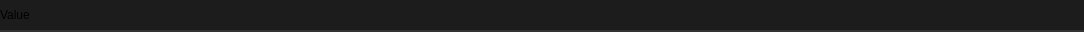
<?xml version="1.0" encoding="UTF-8"?>
<ui version="4.0">
 <class>Widget</class>
 <widget class="QWidget" name="Widget">
  <property name="geometry">
   <rect>
    <x>0</x>
    <y>0</y>
    <width>1084</width>
    <height>32</height>
   </rect>
  </property>
  <property name="minimumSize">
   <size>
    <width>0</width>
    <height>0</height>
   </size>
  </property>
  <property name="maximumSize">
   <size>
    <width>16777215</width>
    <height>97</height>
   </size>
  </property>
  <property name="windowTitle">
   <string>Form</string>
  </property>
  <property name="styleSheet">
   <string notr="true">.QWidget {
    font: 580 10pt &quot;Segoe UI&quot;;
    border: 2px solid black;
    border-radius: 0px;
    border-left: 0px;
    border-right: 0px;
	border-top: 0px;
    border-color: rgba(50, 50, 50, 255);
    padding: 8px;
    padding-left: 6px;
    padding-right: 6px;
    color: #E3E3E3;
    background-color: #1C1C1C;
}

.QWidget::hover {
}
.QWidget::selected {
    background-color: #414956;
}</string>
  </property>
  <layout class="QVBoxLayout" name="verticalLayout">
   <property name="spacing">
    <number>0</number>
   </property>
   <property name="leftMargin">
    <number>0</number>
   </property>
   <property name="topMargin">
    <number>0</number>
   </property>
   <property name="rightMargin">
    <number>0</number>
   </property>
   <property name="bottomMargin">
    <number>0</number>
   </property>
   <item>
    <widget class="QFrame" name="frame">
     <property name="maximumSize">
      <size>
       <width>16777215</width>
       <height>32</height>
      </size>
     </property>
     <property name="styleSheet">
      <string notr="true">.QFrame {
    font: 580 10pt &quot;Segoe UI&quot;;
    border: 2px solid black;
    border-radius: 0px;
    border-left: 0px;
    border-right: 0px;
	border-top: 0px;
    border-color: rgba(50, 50, 50, 255);
    color: #E3E3E3;
    background-color: #1C1C1C;
}

.QFrame::hover {
}
.QFrame::selected {
    background-color: #414956;
}</string>
     </property>
     <property name="frameShape">
      <enum>QFrame::StyledPanel</enum>
     </property>
     <property name="frameShadow">
      <enum>QFrame::Raised</enum>
     </property>
     <property name="lineWidth">
      <number>0</number>
     </property>
     <layout class="QHBoxLayout" name="horizontalLayout_2">
      <property name="spacing">
       <number>16</number>
      </property>
      <property name="leftMargin">
       <number>0</number>
      </property>
      <property name="topMargin">
       <number>0</number>
      </property>
      <property name="rightMargin">
       <number>0</number>
      </property>
      <property name="bottomMargin">
       <number>0</number>
      </property>
      <item>
       <widget class="QLabel" name="label">
        <property name="styleSheet">
         <string notr="true">border:0px;
background-color: rgba(255, 255, 255, 0);
font: 8pt &quot;Segoe UI&quot;;

</string>
        </property>
        <property name="text">
         <string>Value</string>
        </property>
       </widget>
      </item>
      <item>
       <widget class="QLineEdit" name="value">
        <property name="styleSheet">
         <string notr="true">QLineEdit {
    border: 0px solid #CCCCCC;
    border-color: rgba(80, 80, 80, 255);
    border-radius: 2px;
    padding: 2px;
    color: #E3E3E3;
background-color: #1C1C1C;

}
</string>
        </property>
       </widget>
      </item>
     </layout>
    </widget>
   </item>
  </layout>
 </widget>
 <resources/>
 <connections/>
</ui>
